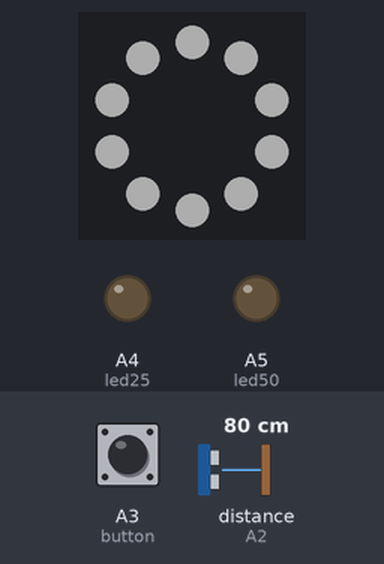
Bench run of a program on a simulated Circuit Playground running CircuitPython. Shown: the board's ring of 10 RGB LEDs (number 0 left of the top, counting anticlockwise), output pins drawn as LEDs (lit = HIGH). The inputs (shaded band) are chosen by the test bench; at power-on: A3 (button) LOW, distance to the obstacle (sensor on A2) 80 cm. The echo pulse lasts 58.3 µs per cm; dim RGB values are drawn brighter than linear.

Above: at 1.2 s.
1.3 s: A3 (button) pulled HIGH for 0.15 s
At 2.9 s:
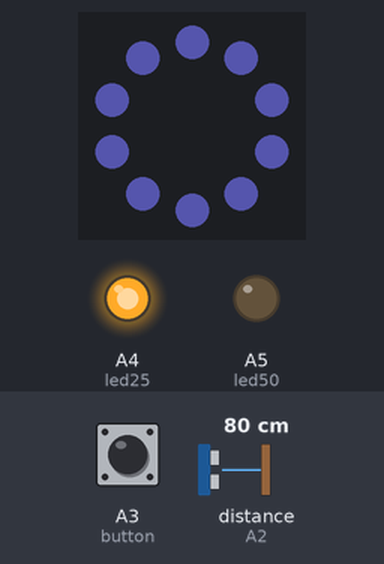
4.4 s: distance to the obstacle (sensor on A2) set to 120 cm
At 7.2 s:
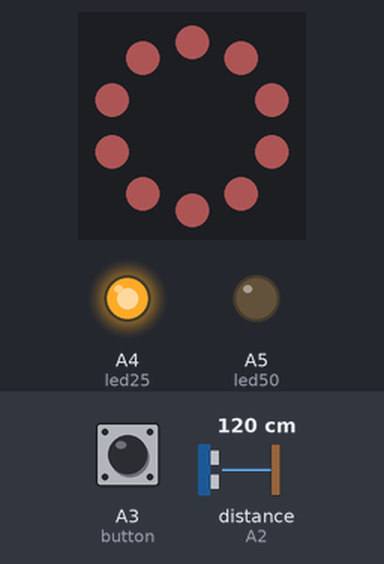
7.4 s: distance to the obstacle (sensor on A2) set to 2 cm
At 7.91 s:
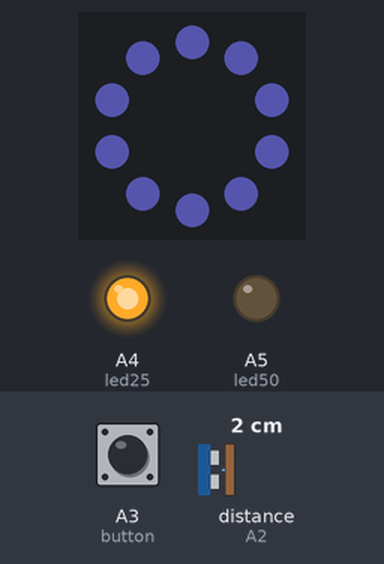
10.4 s: A3 (button) pulled HIGH for 1 s
At 12.0 s:
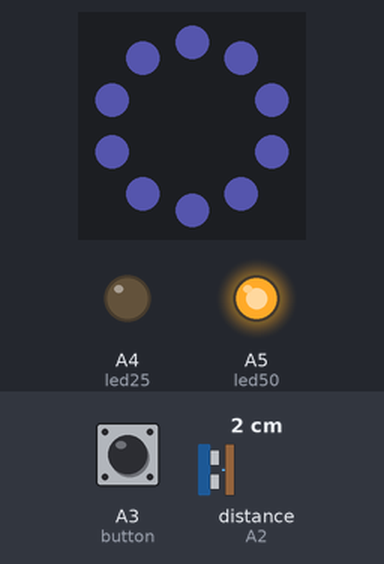
13.2 s: A3 (button) pulled HIGH for 0.15 s
At 14.0 s:
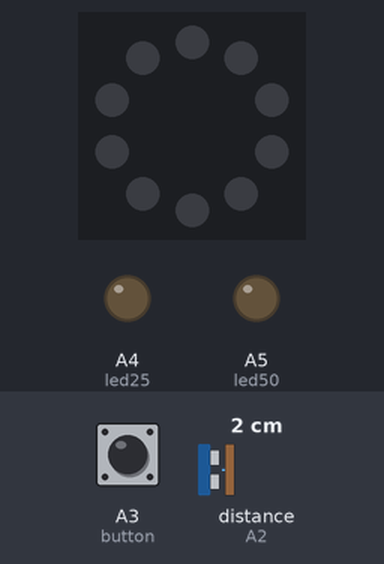
15.0 s: A3 (button) pulled HIGH for 3.2 s
At 19.4 s:
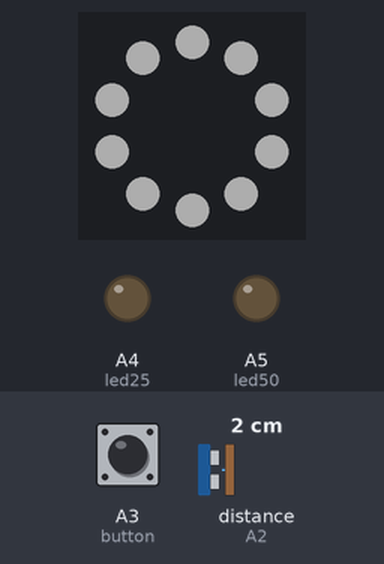
Timing chart, 0 to 20.7 s (numbered marks = the images above; inputs shaded):
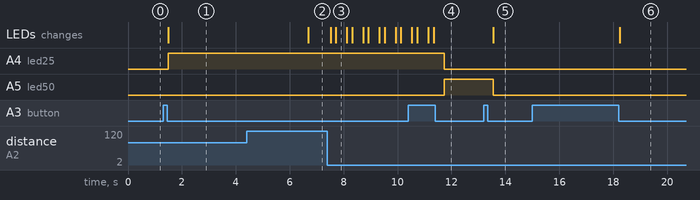

Measured:
- after the input at 1.3 s, A4 (led25): LOW → HIGH after 0.20 s; the LEDs: change after 0.20 s (image 1)
- after the input at 4.4 s, the LEDs: change after 2.3 s (image 2)
- after the input at 7.4 s, the LEDs: first change after 0.11 s (image 3 shows a later state)
- after the input at 10.4 s, A4 (led25): HIGH → LOW after 1.3 s; A5 (led50): LOW → HIGH after 1.3 s
- after the input at 13.2 s, A5 (led50): HIGH → LOW after 0.35 s; the LEDs: change after 0.35 s (image 5)
- after the input at 15.0 s, the LEDs: change after 3.2 s (image 6)
- what the display in image 3 shows lasts 0.4 s, from 7.7 s to 8.1 s

The program:

BenchTest_r2.py
```python
"""
Bench testing for PCHR 25/50 Lamp project
"""

# import modules
import board
import time
import neopixel
import adafruit_hcsr04
from digitalio import DigitalInOut, Direction, Pull

# declare objects and variables
button = DigitalInOut(board.A3)
button.direction = Direction.INPUT
button.pull = Pull.DOWN
buttonPrev = True

led25 = DigitalInOut(board.A4)
led25.direction = Direction.OUTPUT
led50 = DigitalInOut(board.A5)
led50.direction = Direction.OUTPUT

sonar = adafruit_hcsr04.HCSR04(trigger_pin=board.A1, echo_pin=board.A2)

pixels = neopixel.NeoPixel(board.NEOPIXEL, 10,
                           brightness=0.2, auto_write=False)

lightMode = 0

# declare the color values
WHITE = (255, 255, 255)
BLUE = (125, 125, 255)
RED = (255, 125, 125)

# declare interaction variables
# measure the distance of the user when starting a Pomodoro interval
userDist = 0
# the distance above the userDist for sensing user departure
userDistThresh = 6
# Pomodoro intervals
pomoInt25 = 5
pomoInt50 = 10

# rewrite this to flash the pixels without sleep if you can
def flash_neopixels():
    pixels.fill(0)
    pixels.show()
    time.sleep(0.2)
    pixels.fill(BLUE)
    pixels.show()
    time.sleep(0.2)

# mode names
OFF = 0
ON_LAMP = 1
ON_POMO = 2
POMO_EXP = 3


# loop forever
while True:

    # sonar.distance outputs in cm, let's convert that to inches

    distInches = sonar.distance * 0.3937

    # check for button press
    if button.value != buttonPrev:
        buttonPrev = button.value
        if button.value is False:
            # advance lightMode
            lightMode += 1
            # record the time when the button is pressed
            timeNow = time.monotonic()
            # record the distance to the user when the button is pressed
            userDist = distInches
            # reset the lightMode
            if lightMode > 3:
                lightMode = 0

    # assign modes
    # mode 0 is off
    if lightMode == OFF:
        led50.value = False
        pixels.fill(0)
        pixels.show()

    # mode 1 is lamp only
    if lightMode == ON_LAMP:
        pixels.fill(WHITE)
        pixels.show()

    # mode 2 is the 25/5 Pomodoro interval
    if lightMode == ON_POMO:
        led25.value = True
        pixels.fill(BLUE)
        pixels.show()

        # this could be another mode
        if time.monotonic() >= timeNow + pomoInt25:
            if distInches <= userDist + userDistThresh:
                flash_neopixels()
            else:
                pixels.fill(RED)
                pixels.show()
        time.sleep(0.1)

    # mode 3 is the 50/10 Pomodoro interval
    if lightMode == 3:
        led25.value = False
        led50.value = True
        pixels.fill(BLUE)
        pixels.show()

        # this could be another mode
        if time.monotonic() >= timeNow + pomoInt50:
            if distInches <= userDist + userDistThresh:
                flash_neopixels()
            else:
                pixels.fill(RED)
                pixels.show()

        time.sleep(0.1)

    time.sleep(0.1)
```
